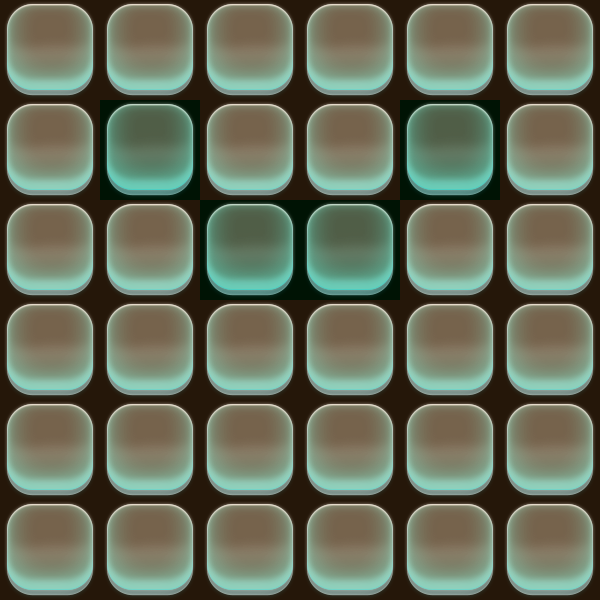

Rendered tile map (Tiled .tmx) drawn with the repository's tilesets; below, a short description and the map source with its tile grids summarised:
An orthogonal 6x6 tile map with 100x100 px tiles, 2 tile layers (map, type), 2 tilesets.

<map version="1.0" orientation="orthogonal" renderorder="right-down" width="6" height="6" tilewidth="100" tileheight="100" nextobjectid="1">
 <tileset firstgid="1" name="bg_kuang" tilewidth="100" tileheight="100" tilecount="1">
  <image source="bg_kuang.png" width="100" height="100" />
 </tileset>
 <tileset firstgid="2" name="type5" tilewidth="100" tileheight="100" tilecount="5">
  <image source="type5.png" width="500" height="100" />
  <tile id="0">
   <properties>
    <property name="type" value="1" />
   </properties>
  </tile>
  <tile id="1">
   <properties>
    <property name="type" value="5" />
   </properties>
  </tile>
  <tile id="2">
   <properties>
    <property name="type" value="6" />
   </properties>
  </tile>
 </tileset>
 <layer name="map" width="6" height="6">
  <data>[36 cells, 36 non-empty, 1 distinct tile ids]</data>
 </layer>
 <layer name="type" width="6" height="6">
  <data>[36 cells, 36 non-empty, 2 distinct tile ids]</data>
 </layer>
</map>
